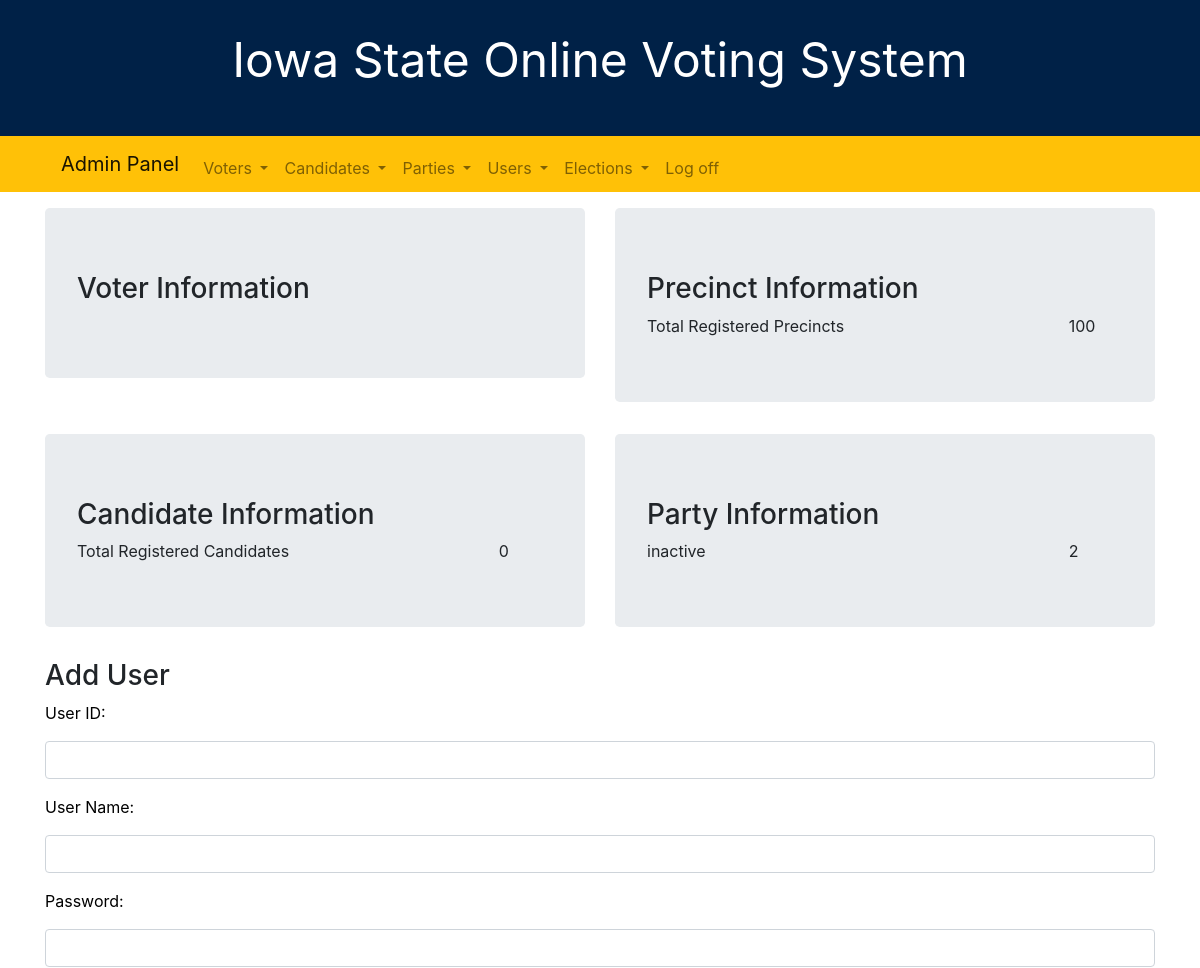
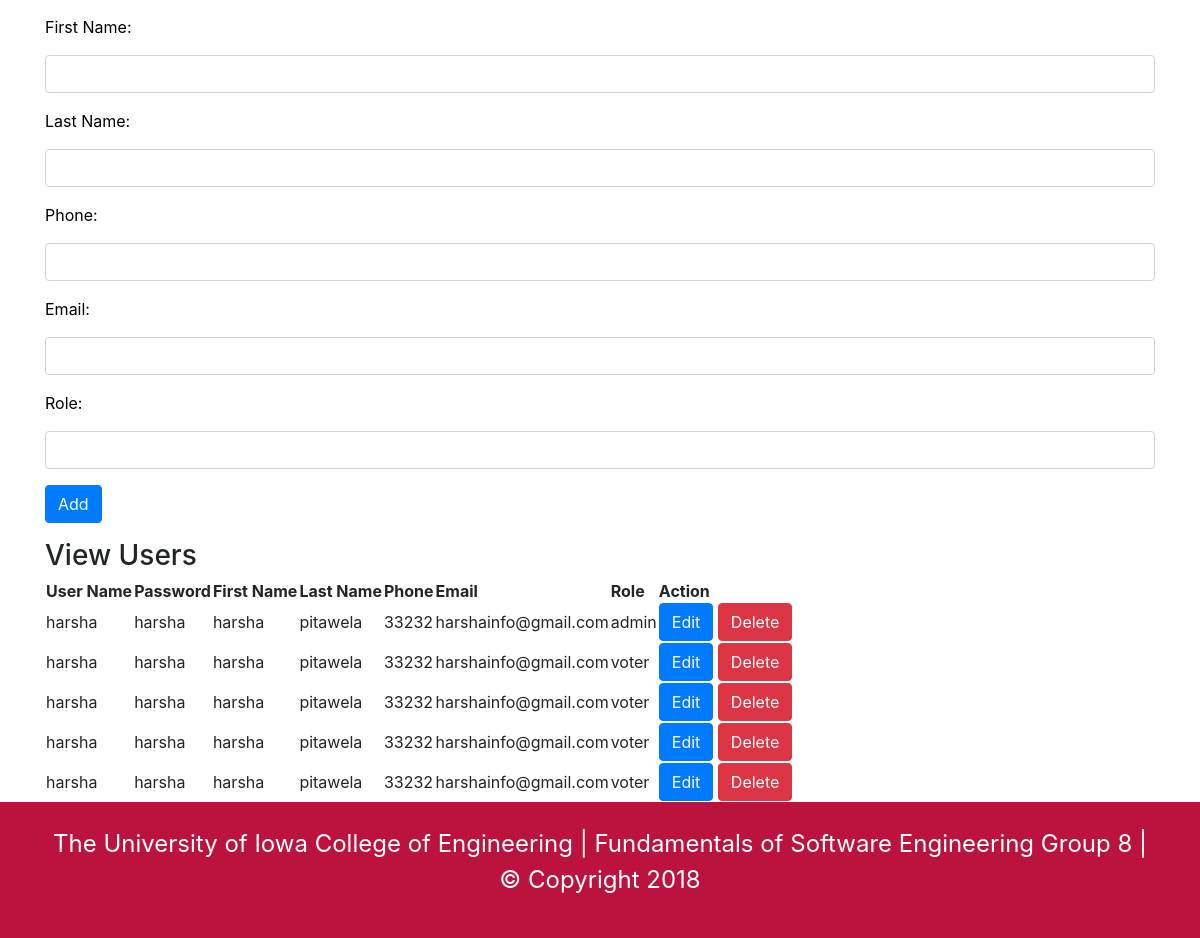
The page /Website/admin_1.php on the database as committed earlier (2 pictures, top to bottom).
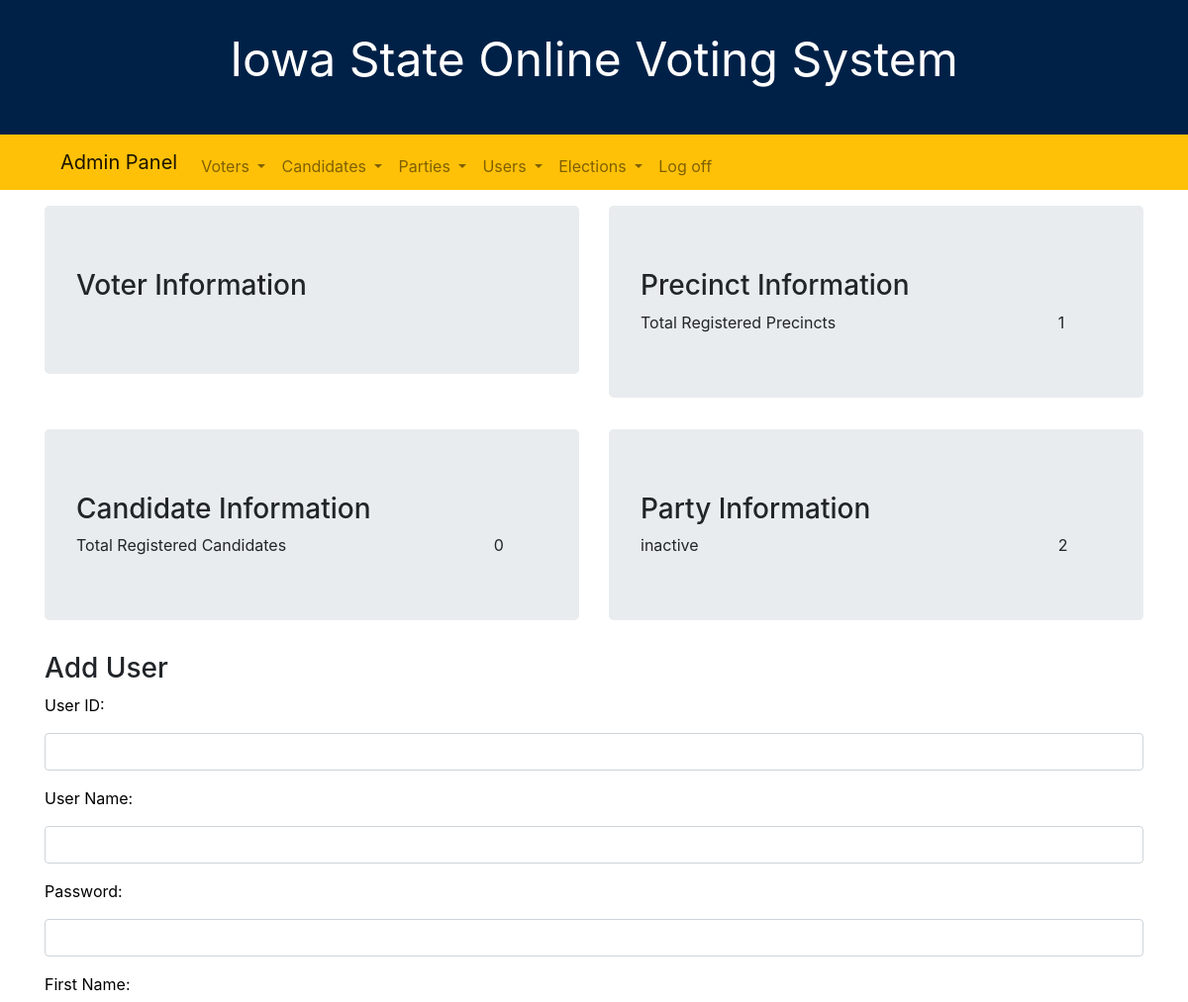
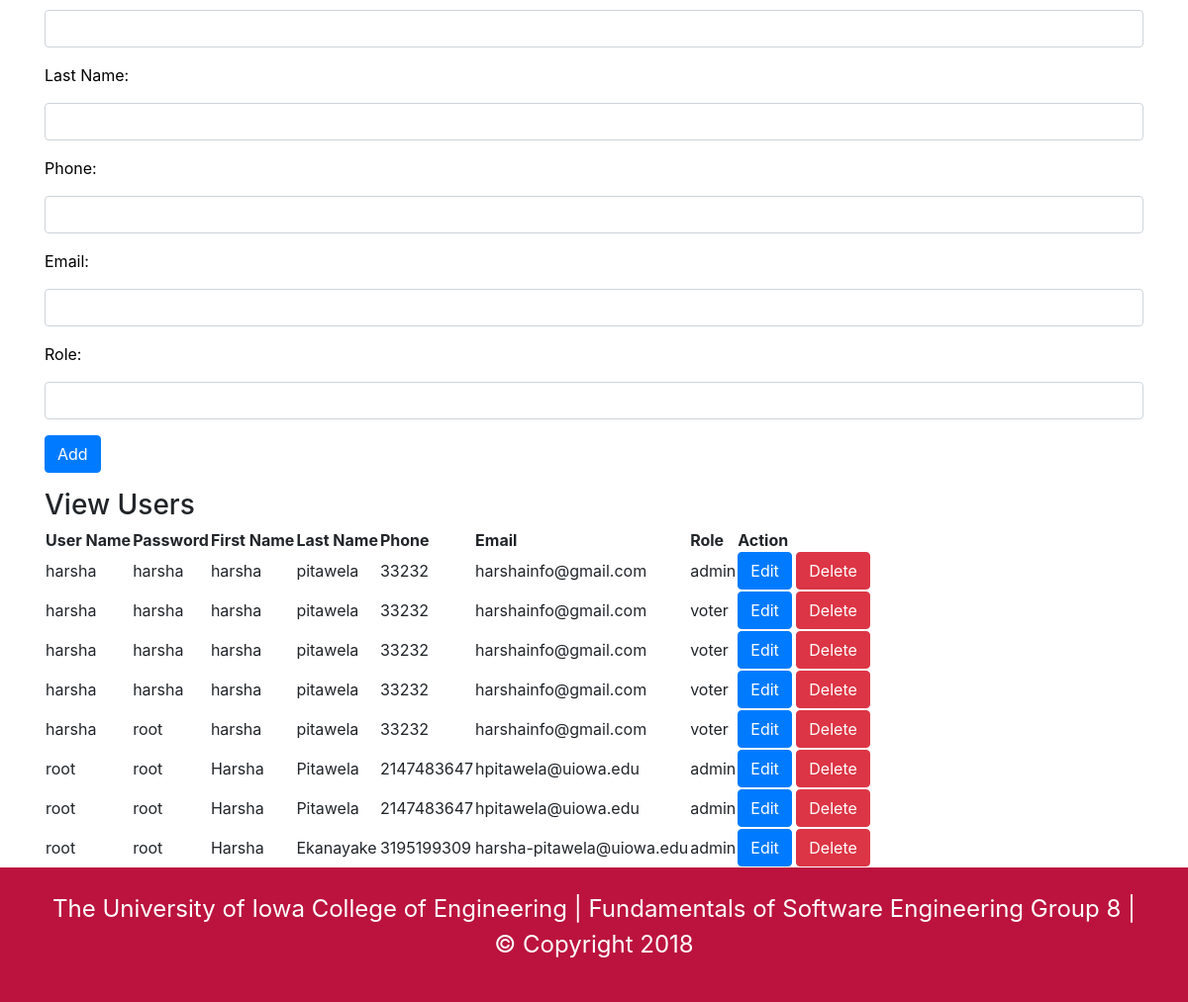
The same page on the database as committed later (2 pictures, top to bottom).
### tables this page shows
CREATE TABLE `user` (
  `user_id` int(11) NOT NULL,
  `username` varchar(20) NOT NULL,
  `password` varchar(20) NOT NULL,
  `first_name` varchar(20) NOT NULL,
  `last_name` varchar(20) NOT NULL,
  `phone` bigint(10) NOT NULL,
  `email` varchar(30) NOT NULL,
  `role` varchar(10) NOT NULL
);

### Website/admin_1.php (the view, shortened to what this page needs)
<!DOCTYPE php>
<html lang="en">
<head>
    <link rel="stylesheet" href="https://maxcdn.bootstrapcdn.com/bootstrap/4.0.0/css/bootstrap.min.css">
    <link rel="stylesheet" type="text/css" href="css/common.css">
    <link rel="stylesheet" type="text/css"  src="https://cdn.datatables.net/1.10.16/css/jquery.dataTables.min.css">
    <link rel="stylesheet" type="text/css" href="https://cdn.datatables.net/v/dt/dt-1.10.16/datatables.min.css"/>
    </head>
    <body>
        <div class="container-fluid">
            <div class="row" id="page-header">
                <div class="container">
                    <p>Iowa State Online Voting System</p>
                </div>
            </div>
            <div class="row bg-warning" id="menu-bar">
                <div class="container">
                   <nav class="navbar navbar-expand-sm bg-warning navbar-light">
                      <a class="navbar-brand" href="#">Admin Panel</a>
                      <ul class="navbar-nav">
                      <li class="nav-item dropdown">
                          <a class="nav-link dropdown-toggle" href="#" id="navbardrop" data-toggle="dropdown">
                            Voters
                        </a>
                    </li>
                    <li class="nav-item dropdown">
                      <a class="nav-link dropdown-toggle" href="#" id="navbardrop" data-toggle="dropdown">
                      Candidates
                  </a>
                  </li>
                  <li class="nav-item dropdown">
                      <a class="nav-link dropdown-toggle" href="#" id="navbardrop" data-toggle="dropdown">
                      Parties
                  </a>
                  </li>
                  <li class="nav-item dropdown">
                        <a class="nav-link dropdown-toggle" href="#" id="navbardrop" data-toggle="dropdown">
                      Users
                  </a>
                  </li>
                  <li class="nav-item dropdown">
                      <a class="nav-link dropdown-toggle" href="#" id="navbardrop" data-toggle="dropdown">
                      Elections
                  </a>
                  </li>
                 <li class="nav-item">
                          <a class="nav-link float-right" href="#">Log off</a>
                      </li>
              </ul>
          </nav>
      </div>
  </div>
    <div class="row" >
        <div class="container" id="page-content">
            <div class="row"  id="admin-panel">
                <div class="container">
                    <div class="row"">
                        <div class="col-md 6">
                            <div class="jumbotron">
                                 <h3>Voter Information</h3>
                             </div>
                         </div>
                        <div class="col-md 6">
                            <div class="jumbotron">
                                <h3>Precinct Information</h3>
                                 <?php
                                require_once 'php/dbcon.php';
                            $query = "SELECT COUNT(prec_id) AS TOTAL FROM precinct";
                            $result = $DBcon->query($query);
                            if ($result->rowCount() > 0) {
                                foreach($result as $row) {
                            ?>
                                <div class="row">
                                    <div class="col-md-10">Total Registered Precincts
                                    </div>
                                    <div class="col-md-2"><?=$row["TOTAL"]?>
                                    </div>
                                </div>
                                <?php
                            }
                        }
                                ?>
                            </div>
                        </div>
                    </div>
                    <div class="row">
                    <div class="col-md 6">
                        <div class="jumbotron">
                            <h3>Candidate Information</h3>
                            <?php
                            require_once 'php/dbcon.php';
                        $query = "SELECT COUNT(cand_id) AS TOTAL FROM candidate";
                        $result = $DBcon->query($query);
                        if ($result->rowCount() > 0) {
                            foreach($result as $row) {
                        ?>
                            <div class="row">
                                <div class="col-md-10">Total Registered Candidates
                                </div>
                                <div class="col-md-2"><?=$row["TOTAL"]?>
                                </div>
                            </div>
                            <?php
                        }
                    }
                            ?>
                        </div>
                    </div>
                    <div class="col-md 6">
                        <div class="jumbotron">
                            <h3>Party Information</h3>
                            <?php
                            require_once 'php/dbcon.php';
                        $query = "SELECT status, COUNT(party_id) AS TOTAL FROM party p GROUP BY status ORDER BY status";
                        $result = $DBcon->query($query);
                        if ($result->rowCount() > 0) {
                            foreach($result as $row) {
                        ?>
                            <div class="row">
                                <div class="col-md-10"><?=$row["status"]?>
                                </div>
                                <div class="col-md-2"><?=$row["TOTAL"]?>
                                </div>
                            </div>
                            <?php
                        }
                    }
                    ?>
                        </div>
                    </div>
                    </div>
                </div>
            </div>
            <div class="row" id="add-user-form">
                <div class="container">
                    <h3>Add User</h3>
                    <form action="/action_page.php">
                      <div class="form-group">
                        <label for="User_name">User ID:</label>
                        <input type="text" class="form-control" name="user_name">
                      </div>
                      <div class="form-group">
                        <label for="date_created">User Name:</label>
                        <input type="text" class="form-control" name="date_created">
                      </div>
                      <div class="form-group">
                        <label for="date_created">Password:</label>
                        <input type="text" class="form-control" name="date_created">
                      </div>
                        <div class="form-group">
                        <label for="date_created">First Name:</label>
                        <input type="text" class="form-control" name="date_created">
                      </div>
                        <div class="form-group">
                        <label for="date_created">Last Name:</label>
                        <input type="text" class="form-control" name="date_created">
                      </div>
                        <div class="form-group">
                        <label for="date_created">Phone:</label>
                        <input type="tel" class="form-control" name="date_created">
                      </div>
                        <div class="form-group">
                        <label for="date_created">Email:</label>
                        <input type="email" class="form-control" name="date_created">
                      </div>
                        <div class="form-group">
                        <label for="date_created">Role:</label>
                        <input type="text" class="form-control" name="date_created">
                      </div>
                      <button type="submit" class="btn btn-primary">Add</button>
                    </form>
                </div>
            </div>
            <div class="row" id="view-users-table">
                <div class="container">
                    <h3>View <span>Users</span></h3>
            <table id="usersTable" class="display">
                <thead>
                    <tr>
                        <th>User Name</th>
                        <th>Password</th>
                        <th>First Name</th>
                        <th>Last Name</th>
                        <th>Phone</th>
                        <th>Email</th>
                        <th>Role</th>
                        <th>Action</th>
                    </tr>
                </thead>
                <tbody id="partiesTableBody">
                    <?php
                    require_once 'php/dbcon.php';
                    $query = "SELECT * FROM user";
                    $result = $DBcon->query($query);
                    if ($result->rowCount() > 0) {
                        foreach($result as $row) {
                            ?>
                            <tr>
                                <td><?=$row["username"]?></td>
                                <td><?=$row["password"]?></td>
                                <td><?=$row["first_name"]?></td>
                                <td><?=$row["last_name"]?></td>
                                <td><?=$row["phone"]?></td>
                                <td><?=$row["email"]?></td>
                                <td><?=$row["role"]?></td>
                                <td><button type="button" class="btn btn-primary" id="edi<?php echo $row["party_id"] ?>" onclick="buttonEditUserAction(this.id)">Edit</button>
                                    <button type="button" class="btn btn-danger" id="del<?php echo $row["party_id"] ?>" onclick="buttonDeleteUserAction(this.id)">Delete</button>
                                </tr>
                                <?php
                            }
                        } else {
                            echo "0 results";
                        }
                        ?>
                    </tbody>
                </table>
                </div>
            </div>
        </div>
    </div>
    <div class="row" id="page-footer">
      <div class="container">
        <p>The University of Iowa College of Engineering | Fundamentals of Software Engineering Group 8 | © Copyright 2018</p>
    </div>
</div>
</div>
</body>
</html>

### Website/Css/common.css (style rules this page uses)
#page-header { background-color:#002147; color: #FFFFFF; height: auto; font-size: 3em; padding-top: .5em; padding-bottom: .5em; text-align: center; }
#login_form p, label, a:link, a:hover, a:visited, a:active, .form-check-input, a { color: #006dcc; height: 2em; }
#page-content { align-items: center; margin-top: 1em; position: relative; width: 100%; }
#page-content label { color: #000000; }
#page-footer { font-size:1.5em; z-index:0; background-color:#BB133E; color: #FFFFFF; position:relative; top: 0; float: bottom; padding-top: 1em; padding-bottom: 1em; text-align: center; }

Rows that differ between the two databases and show on the page:
changed user (number 5 of 8 on the later page): password "harsha" → "root"
added user: username "root", password "root", first_name "Harsha", last_name "Pitawela", phone "2147483647", email "hpitawela@uiowa.edu", role "admin"
added user: username "root", password "root", first_name "Harsha", last_name "Pitawela", phone "2147483647", email "hpitawela@uiowa.edu", role "admin"
added user: username "root", password "root", first_name "Harsha", last_name "Ekanayake", phone "3195199309", email "harsha-pitawela@uiowa.edu", role "admin"
Other text that changed with them:
new list line: "Total Registered Precincts 1"
list line gone: "Total Registered Precincts 100"
